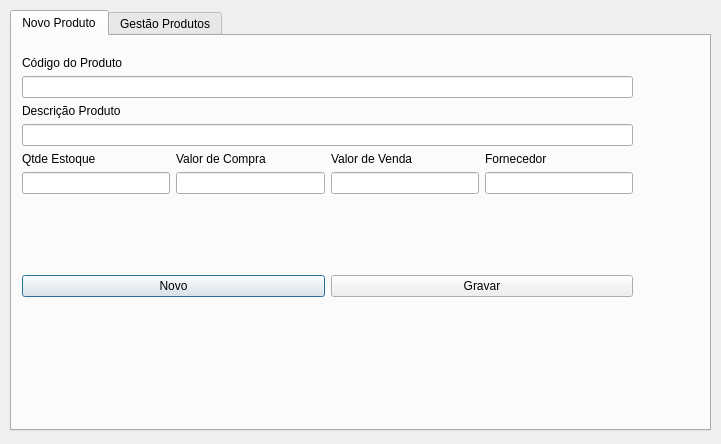
<?xml version="1.0" encoding="UTF-8"?>
<ui version="4.0">
 <class>fm_gestaoEstoque</class>
 <widget class="QDialog" name="fm_gestaoEstoque">
  <property name="geometry">
   <rect>
    <x>0</x>
    <y>0</y>
    <width>721</width>
    <height>444</height>
   </rect>
  </property>
  <property name="windowTitle">
   <string>Dialog</string>
  </property>
  <widget class="QTabWidget" name="tabWidget">
   <property name="geometry">
    <rect>
     <x>10</x>
     <y>10</y>
     <width>701</width>
     <height>421</height>
    </rect>
   </property>
   <property name="currentIndex">
    <number>0</number>
   </property>
   <widget class="QWidget" name="tab_novoproduto">
    <attribute name="title">
     <string>Novo Produto</string>
    </attribute>
    <widget class="QWidget" name="layoutWidget">
     <property name="geometry">
      <rect>
       <x>10</x>
       <y>20</y>
       <width>611</width>
       <height>241</height>
      </rect>
     </property>
     <layout class="QVBoxLayout" name="verticalLayout_27">
      <item>
       <layout class="QVBoxLayout" name="verticalLayout_26">
        <item>
         <layout class="QVBoxLayout" name="verticalLayout_25">
          <item>
           <layout class="QVBoxLayout" name="verticalLayout_7">
            <item>
             <widget class="QLabel" name="label_13">
              <property name="text">
               <string>Código do Produto</string>
              </property>
             </widget>
            </item>
            <item>
             <widget class="QLineEdit" name="txt_codigoproduto"/>
            </item>
           </layout>
          </item>
          <item>
           <layout class="QVBoxLayout" name="verticalLayout_8">
            <item>
             <widget class="QLabel" name="label_14">
              <property name="text">
               <string>Descrição Produto</string>
              </property>
             </widget>
            </item>
            <item>
             <widget class="QLineEdit" name="txt_descricaoproduto"/>
            </item>
           </layout>
          </item>
         </layout>
        </item>
        <item>
         <layout class="QHBoxLayout" name="horizontalLayout_6">
          <item>
           <layout class="QVBoxLayout" name="verticalLayout_9">
            <item>
             <widget class="QLabel" name="label_15">
              <property name="text">
               <string>Qtde Estoque</string>
              </property>
             </widget>
            </item>
            <item>
             <widget class="QLineEdit" name="txt_qtdeestoque"/>
            </item>
           </layout>
          </item>
          <item>
           <layout class="QVBoxLayout" name="verticalLayout_10">
            <item>
             <widget class="QLabel" name="label_16">
              <property name="text">
               <string>Valor de Compra</string>
              </property>
             </widget>
            </item>
            <item>
             <widget class="QLineEdit" name="txt_valorcompra"/>
            </item>
           </layout>
          </item>
          <item>
           <layout class="QVBoxLayout" name="verticalLayout_12">
            <item>
             <widget class="QLabel" name="label_18">
              <property name="text">
               <string>Valor de Venda</string>
              </property>
             </widget>
            </item>
            <item>
             <widget class="QLineEdit" name="txt_valorvenda"/>
            </item>
           </layout>
          </item>
          <item>
           <layout class="QVBoxLayout" name="verticalLayout_11">
            <item>
             <widget class="QLabel" name="label_17">
              <property name="text">
               <string>Fornecedor</string>
              </property>
             </widget>
            </item>
            <item>
             <widget class="QLineEdit" name="txt_fornecedor"/>
            </item>
           </layout>
          </item>
         </layout>
        </item>
       </layout>
      </item>
      <item>
       <spacer name="verticalSpacer">
        <property name="orientation">
         <enum>Qt::Vertical</enum>
        </property>
        <property name="sizeHint" stdset="0">
         <size>
          <width>20</width>
          <height>40</height>
         </size>
        </property>
       </spacer>
      </item>
      <item>
       <layout class="QHBoxLayout" name="horizontalLayout_7">
        <item>
         <widget class="QPushButton" name="btn_novoproduto">
          <property name="text">
           <string>Novo</string>
          </property>
         </widget>
        </item>
        <item>
         <widget class="QPushButton" name="btn_gravarnovoproduto">
          <property name="text">
           <string>Gravar</string>
          </property>
         </widget>
        </item>
       </layout>
      </item>
     </layout>
    </widget>
   </widget>
   <widget class="QWidget" name="tab_gestaoprodutos">
    <attribute name="title">
     <string>Gestão Produtos</string>
    </attribute>
    <widget class="QWidget" name="layoutWidget">
     <property name="geometry">
      <rect>
       <x>10</x>
       <y>10</y>
       <width>261</width>
       <height>371</height>
      </rect>
     </property>
     <layout class="QVBoxLayout" name="verticalLayout_30">
      <item>
       <layout class="QVBoxLayout" name="verticalLayout_3">
        <item>
         <widget class="QLabel" name="label">
          <property name="text">
           <string>Código produto</string>
          </property>
         </widget>
        </item>
        <item>
         <widget class="QLineEdit" name="txt_ge_codigoproduto"/>
        </item>
       </layout>
      </item>
      <item>
       <layout class="QVBoxLayout" name="verticalLayout_4">
        <item>
         <widget class="QLabel" name="label_2">
          <property name="text">
           <string>Produto</string>
          </property>
         </widget>
        </item>
        <item>
         <widget class="QLineEdit" name="txt_ge_produto"/>
        </item>
       </layout>
      </item>
      <item>
       <layout class="QVBoxLayout" name="verticalLayout_5">
        <item>
         <widget class="QLabel" name="label_3">
          <property name="text">
           <string>Quantidade</string>
          </property>
         </widget>
        </item>
        <item>
         <widget class="QLineEdit" name="txt_ge_qtde"/>
        </item>
       </layout>
      </item>
      <item>
       <layout class="QVBoxLayout" name="verticalLayout_6">
        <item>
         <widget class="QLabel" name="label_4">
          <property name="text">
           <string>Valor Compra</string>
          </property>
         </widget>
        </item>
        <item>
         <widget class="QLineEdit" name="txt_ge_valorcompra"/>
        </item>
       </layout>
      </item>
      <item>
       <layout class="QVBoxLayout" name="verticalLayout_28">
        <item>
         <widget class="QLabel" name="label_5">
          <property name="text">
           <string>Valor Venda</string>
          </property>
         </widget>
        </item>
        <item>
         <widget class="QLineEdit" name="txt_ge_valorvenda"/>
        </item>
       </layout>
      </item>
      <item>
       <layout class="QVBoxLayout" name="verticalLayout_29">
        <item>
         <widget class="QLabel" name="label_6">
          <property name="text">
           <string>Fornecedor</string>
          </property>
         </widget>
        </item>
        <item>
         <widget class="QLineEdit" name="txt_ge_fornecedor"/>
        </item>
        <item>
         <spacer name="verticalSpacer_2">
          <property name="orientation">
           <enum>Qt::Vertical</enum>
          </property>
          <property name="sizeHint" stdset="0">
           <size>
            <width>20</width>
            <height>40</height>
           </size>
          </property>
         </spacer>
        </item>
       </layout>
      </item>
      <item>
       <layout class="QHBoxLayout" name="horizontalLayout">
        <item>
         <widget class="QPushButton" name="btn_ge_gravar">
          <property name="text">
           <string>Gravar</string>
          </property>
         </widget>
        </item>
        <item>
         <widget class="QPushButton" name="btn_ge_excluir">
          <property name="text">
           <string>Excluir</string>
          </property>
         </widget>
        </item>
       </layout>
      </item>
     </layout>
    </widget>
    <widget class="QWidget" name="layoutWidget">
     <property name="geometry">
      <rect>
       <x>320</x>
       <y>0</y>
       <width>371</width>
       <height>381</height>
      </rect>
     </property>
     <layout class="QVBoxLayout" name="verticalLayout_33">
      <item>
       <layout class="QVBoxLayout" name="verticalLayout_32">
        <item>
         <widget class="QGroupBox" name="groupBox">
          <property name="title">
           <string>Filtrar por:</string>
          </property>
          <layout class="QVBoxLayout" name="verticalLayout_2">
           <item>
            <layout class="QVBoxLayout" name="verticalLayout">
             <item>
              <widget class="QRadioButton" name="rb_ge_codigo">
               <property name="text">
                <string>Código Produto</string>
               </property>
               <property name="checked">
                <bool>true</bool>
               </property>
              </widget>
             </item>
             <item>
              <widget class="QRadioButton" name="rb_ge_produto">
               <property name="text">
                <string>Descrição Produto</string>
               </property>
              </widget>
             </item>
            </layout>
           </item>
          </layout>
         </widget>
        </item>
        <item>
         <layout class="QHBoxLayout" name="horizontalLayout_3">
          <item>
           <layout class="QVBoxLayout" name="verticalLayout_31">
            <item>
             <widget class="QLabel" name="label_31">
              <property name="text">
               <string>Filtrar</string>
              </property>
             </widget>
            </item>
            <item>
             <widget class="QLineEdit" name="txt_ge_filtrar"/>
            </item>
           </layout>
          </item>
          <item>
           <widget class="QPushButton" name="btn_ge_filtrar">
            <property name="text">
             <string>Filtrar</string>
            </property>
           </widget>
          </item>
         </layout>
        </item>
       </layout>
      </item>
      <item>
       <widget class="QTableWidget" name="tw_ge_produtos"/>
      </item>
     </layout>
    </widget>
   </widget>
  </widget>
 </widget>
 <resources/>
 <connections/>
</ui>
